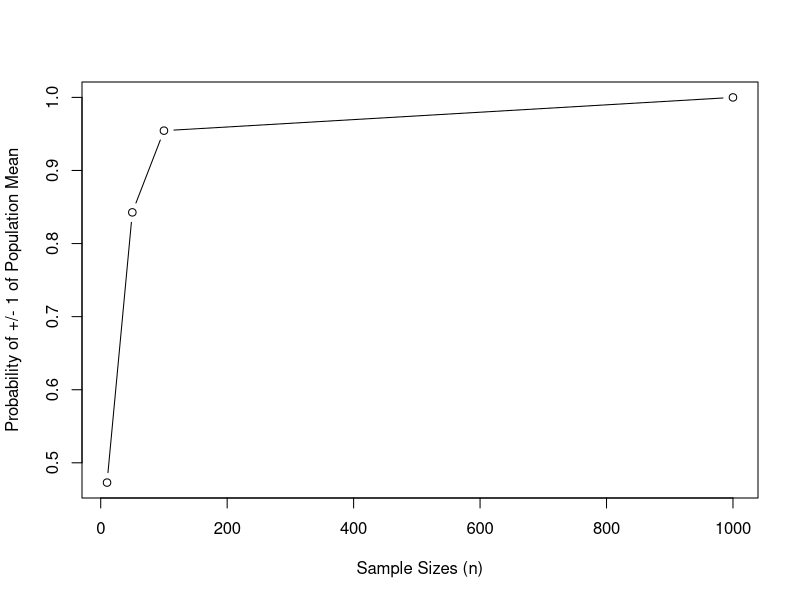

This figure's R source:
std_dev <- 5
ns <- c(10, 50, 100, 1000)
ps <- c()
for (n in ns) {
  std_err = std_dev / sqrt(n)
  u <- 1.0 / std_err
  l <- -1*u
  p <- (pnorm(u) - pnorm(l))
  print(p)
  ps <- append(ps, p)
}

plot(ns, ps, type="b", xlab = "Sample Sizes (n)", ylab = "Probability of +/- 1 of Population Mean")

